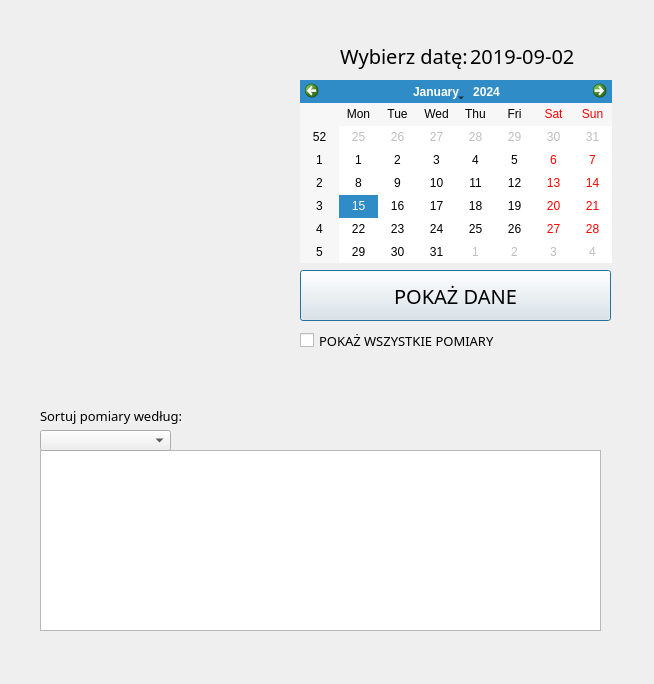
<?xml version="1.0" encoding="UTF-8"?>
<ui version="4.0">
 <class>Dialog</class>
 <widget class="QDialog" name="Dialog">
  <property name="geometry">
   <rect>
    <x>0</x>
    <y>0</y>
    <width>654</width>
    <height>684</height>
   </rect>
  </property>
  <property name="windowTitle">
   <string>Dialog</string>
  </property>
  <widget class="QPushButton" name="b_show">
   <property name="geometry">
    <rect>
     <x>300</x>
     <y>270</y>
     <width>311</width>
     <height>51</height>
    </rect>
   </property>
   <property name="font">
    <font>
     <family>Microsoft YaHei Light</family>
     <pointsize>15</pointsize>
     <weight>50</weight>
     <bold>false</bold>
    </font>
   </property>
   <property name="text">
    <string>POKAŻ DANE</string>
   </property>
  </widget>
  <widget class="QListWidget" name="listWidget">
   <property name="geometry">
    <rect>
     <x>40</x>
     <y>450</y>
     <width>561</width>
     <height>181</height>
    </rect>
   </property>
  </widget>
  <widget class="QCalendarWidget" name="calendarWidget">
   <property name="geometry">
    <rect>
     <x>300</x>
     <y>80</y>
     <width>312</width>
     <height>183</height>
    </rect>
   </property>
  </widget>
  <widget class="QLabel" name="l_data">
   <property name="geometry">
    <rect>
     <x>470</x>
     <y>40</y>
     <width>131</width>
     <height>31</height>
    </rect>
   </property>
   <property name="font">
    <font>
     <family>Microsoft YaHei Light</family>
     <pointsize>15</pointsize>
     <weight>50</weight>
     <bold>false</bold>
    </font>
   </property>
   <property name="text">
    <string>2019-09-02</string>
   </property>
  </widget>
  <widget class="QLabel" name="l_data_2">
   <property name="geometry">
    <rect>
     <x>340</x>
     <y>40</y>
     <width>131</width>
     <height>31</height>
    </rect>
   </property>
   <property name="font">
    <font>
     <family>Microsoft YaHei Light</family>
     <pointsize>15</pointsize>
     <weight>50</weight>
     <bold>false</bold>
    </font>
   </property>
   <property name="text">
    <string>Wybierz datę:</string>
   </property>
  </widget>
  <widget class="QLabel" name="widget">
   <property name="geometry">
    <rect>
     <x>60</x>
     <y>20</y>
     <width>165</width>
     <height>168</height>
    </rect>
   </property>
   <property name="font">
    <font>
     <family>Microsoft YaHei Light</family>
     <weight>50</weight>
     <bold>false</bold>
    </font>
   </property>
   <property name="text">
    <string/>
   </property>
  </widget>
  <widget class="QComboBox" name="d_sort">
   <property name="geometry">
    <rect>
     <x>40</x>
     <y>430</y>
     <width>131</width>
     <height>21</height>
    </rect>
   </property>
   <property name="font">
    <font>
     <family>Microsoft YaHei UI Light</family>
    </font>
   </property>
  </widget>
  <widget class="QCheckBox" name="checkbox_all">
   <property name="geometry">
    <rect>
     <x>300</x>
     <y>320</y>
     <width>211</width>
     <height>41</height>
    </rect>
   </property>
   <property name="font">
    <font>
     <family>Microsoft YaHei Light</family>
     <pointsize>10</pointsize>
    </font>
   </property>
   <property name="text">
    <string>POKAŻ WSZYSTKIE POMIARY</string>
   </property>
  </widget>
  <widget class="QLabel" name="l_data_3">
   <property name="geometry">
    <rect>
     <x>40</x>
     <y>400</y>
     <width>151</width>
     <height>31</height>
    </rect>
   </property>
   <property name="font">
    <font>
     <family>Microsoft YaHei Light</family>
     <pointsize>10</pointsize>
     <weight>50</weight>
     <bold>false</bold>
    </font>
   </property>
   <property name="text">
    <string>Sortuj pomiary według:</string>
   </property>
  </widget>
 </widget>
 <resources/>
 <connections/>
</ui>
